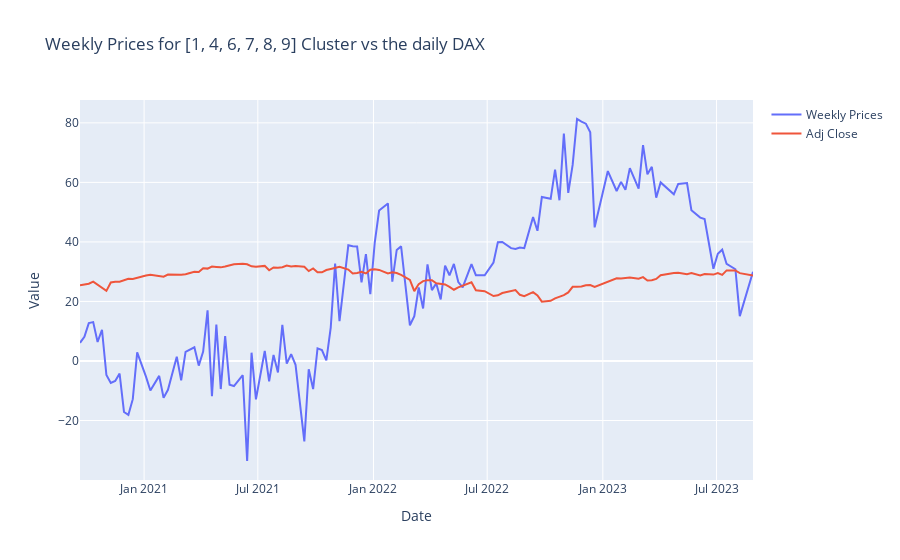

Here is the notebook cell this chart was saved with:
### Markdown cell above
Let now visualize the weekly price and the DAX over the same time period to see if there is any visual corelation

### Code cell
trace1 = go.Scatter(x=dax_price_df['date'], y=dax_price_df['wPreis'], mode='lines', name='Weekly Prices')
trace2 = go.Scatter(x=dax_price_df['date'], y=dax_price_df['Adj Close'], mode='lines', name='Adj Close')

data = [trace1, trace2]

layout = go.Layout(
    title='Weekly Prices for [1, 4, 6, 7, 8, 9] Cluster vs the daily DAX',
    xaxis=dict(title='Date'),
    yaxis=dict(title='Value')
)

fig = go.Figure(data=data, layout=layout)
fig.show()
